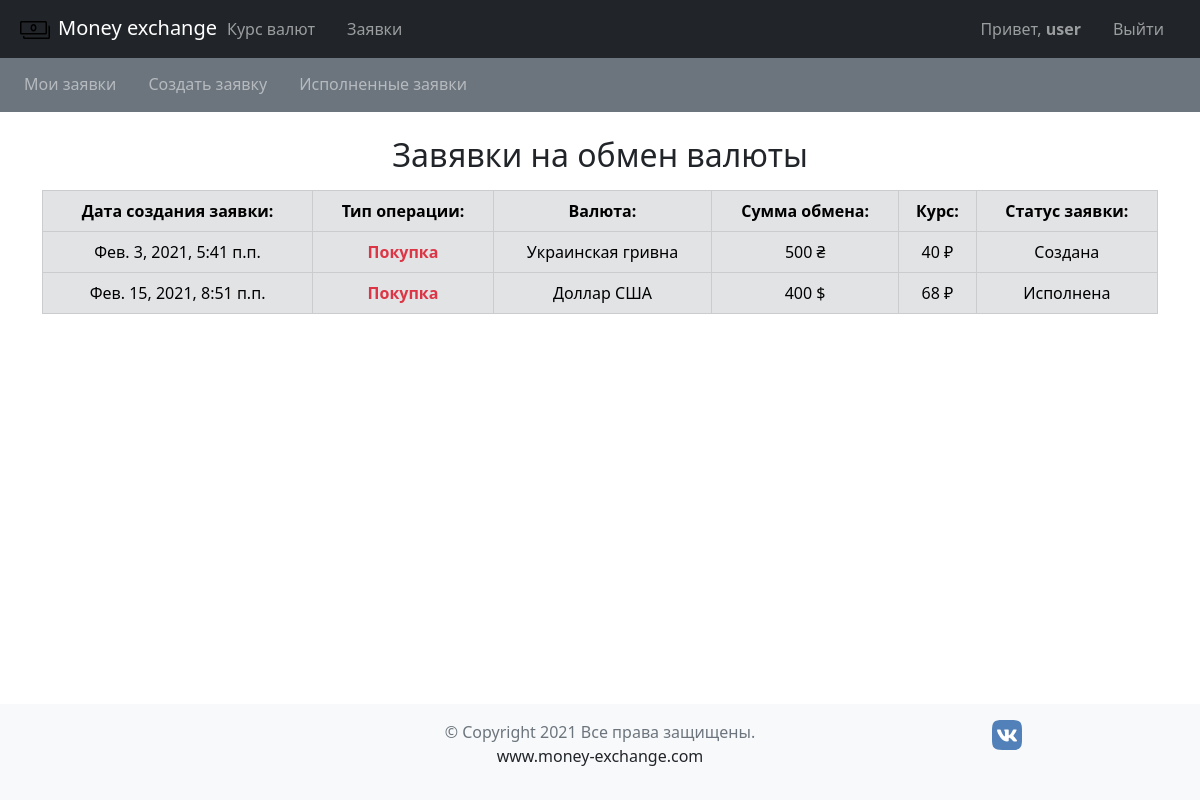
Screenshot of /orders/ (signed in) with the database file from the repository.
### users/models.py (models this page shows)
class User(AbstractUser):
    name_regex = RegexValidator(
        regex=r'^[a-zA-Zа-яА-Я]{2,20}$',
        message="Некорректное значение, используете буквы А-я, A-z"
        )
    phone_regex = RegexValidator(
        regex=r'^\+?1?\d{8,12}$',
        message="Некорректный номер телефона"
        )
    document_id_regex = RegexValidator(
        regex=r'^\d{7,15}$',
        message="Некорректный номер документа (7-15 цифр)"
        )
    first_name = models.CharField(
        verbose_name='Имя',
        max_length=20, blank=False,
        null=False, validators=[name_regex]
        )
    last_name = models.CharField(
        verbose_name='Фамилия',
        max_length=20, blank=False,
        null=False, validators=[name_regex]
        )
    phone_number = models.CharField(
        verbose_name='Номер телефона',
        unique=True, validators=[phone_regex],
        max_length=12, blank=False
        )
    document_id = models.CharField(
        validators=(document_id_regex,),
        verbose_name='Номер документа',
        unique=True, max_length=20
        )
    gender = models.CharField(
        verbose_name='Пол',
        choices=GEN_CHOICES, max_length=10, blank=False,
        null=False, default='Мужчина'
        )
    email = models.EmailField(
        unique=True, blank=False, null=False,
        )
    class Meta:
        verbose_name = 'Пользователь'
        verbose_name_plural = 'Пользователи'
        db_table = 'auth_user'

### orders/models.py (models this page shows, shortened)
class Operation(models.Model):
    order = models.OneToOneField(
        Order,
        on_delete=models.CASCADE,
        verbose_name='Заказ'
        )
    operator = models.ForeignKey(
        'users.User',
        on_delete=models.SET_NULL, null=True,
        verbose_name='Оператор'
        )
    rate = models.PositiveIntegerField(
        verbose_name='Курс валюты'
        )
    update_at = models.DateTimeField(
        auto_now=True,
        editable=False,
        verbose_name='Дата обработки заявки'
        )
    status = models.CharField(
        choices=OPERATION_STATUS,
        auto_created='created', max_length=20,
        verbose_name='Статус операции'
        )
    class Meta():
        verbose_name = 'Операция'
        verbose_name_plural = 'Операции'

class Order(models.Model):
    user = models.ForeignKey(
        'users.User',
        on_delete=models.SET_NULL, null=True,
        verbose_name='Пользователь'
        )
    currency = models.ForeignKey(
        'currency.Currency',
        on_delete=models.SET_NULL, null=True,
        verbose_name='Валюта'
        )
    amount = models.PositiveIntegerField(
        verbose_name='Сумма',
        )
    created_at = models.DateTimeField(
        auto_now_add=True,
        editable=False, verbose_name='Дата заявки'
        )
    operation_type = models.CharField(
        max_length=10,
        choices=TYPE_STATUS, verbose_name='Тип операции'
        )
    class Meta():
        verbose_name = 'Заказ'
        verbose_name_plural = 'Заказы'

### currency/models.py (models this page shows, shortened)
class Currency(models.Model):
    name = models.CharField(
        max_length=30, unique=True,
        verbose_name='Наименование'
        )
    short_name = models.CharField(
        max_length=20, unique=True,
        verbose_name='Короткое наименование'
        )
    symbol = models.CharField(
        max_length=20, unique=True,
        verbose_name='Символ'
        )
    rate_sell = models.FloatField(
        default=1, verbose_name='Курс продажи'
        )
    rate_buy = models.FloatField(
        default=1, verbose_name='Курс покупки')
    class Meta():
        verbose_name = 'Валюта'
        verbose_name_plural = 'Валюта'

### orders/views.py (the view)
# urls.py: path('', views.get_my_orders, name='get_my_orders'),
@login_required
def get_my_orders(request):
    operations = Operation.objects.filter(order__user=request.user.pk)
    return render(request, 'orders/my_orders.html', {'operations': operations})

### templates/orders/my_orders.html (shortened to what this page needs)
{% extends "base.html" %}
{% block content %}
{% include "inc/_ordersmenu.html" %}
<div class="container">
  <h2 class="mt-4 text-center">Завявки на обмен валюты</h2>
  <table class="table mt-3 table-secondary table-bordered text-center">
    <thead class="text-center">
      <tr>
        <th scope="col">Дата создания заявки:</th>
        <th scope="col">Тип операции:</th>
        <th scope="col">Валюта:</th>
        <th scope="col">Сумма обмена:</th>
        <th scope="col">Курс:</th>
        <th scope="col">Статус заявки:</th>
      </tr>
    </thead>
{% for operation in operations %}
  <tbody>
    <tr>
      <td>{{operation.order.created_at}}</td>
      <th class=
      {% if operation.order.operation_type == "Sell" %}
      'text-success'
      {% else %}
      'text-danger'
      {% endif %}
      >{{ operation.order.get_operation_type_display }}</th>
      <td>{{operation.order.currency.name}}</td>
      <td>{{operation.order.amount}} {{operation.order.currency.symbol}}</td>
      <td>{{operation.rate}} ₽</td>
      <td>{{operation.get_status_display}}</td>
    </tr>
  </tbody>
{% endfor %}
  </table>
</div>
{% endblock content %}

### templates/inc/_navbar.html (shortened to what this page needs)
  <nav class="navbar navbar-expand-md navbar-dark fixed-top bg-dark">
    <div class="container-fluid">
        <a class="navbar-brand" href=" {% url "index" %}">
          {% load static %}
          <img src="{% static "img/money.svg"%}"  height=30 width=30 class="mx-2 img-fluid">Money exchange
        </a>
      <div class="collapse navbar-collapse" id="navbarCollapse">
        <ul class="navbar-nav mb-2 mb-md-0 mx-2">
          <li class="nav-item mx-2">
            <a class="nav-link" href="{% url "currency_rate" %}">Курс валют</a>
          </li>
          {% if perms.orders.add_order %}
          <li class="nav-item mx-2">
            <a class="nav-link" href="{% url "get_my_orders" %}">Заявки</a>
          </li>
          {% endif %}
        </ul>
        <ul class="navbar-nav ms-auto mb-2 mb-md-0 mx-2">
          {% if user.is_authenticated %}
          <li class="nav-item mx-2">
            <a href="{% url "user_settings" %}" class="nav-link">Привет, <b> {{user.username}} </b></a>
          </li>
          <li class="nav-item mx-2">
            <a href="{% url "user_logout" %}" class="nav-link">Выйти</a>
          </li>
          {% else %}
          <li class="nav-item mx-2">
            <a href="{% url "signin" %}" class="nav-link">Авторизация</a>
          </li>
          {% endif %}
        </ul>
      </div>
    </div>
  </nav>

### rows the page displays
Operation: order.created_at "Фев. 3, 2021, 5:41 п.п.", order.operation_type "Покупка", order.currency.name "Украинская гривна", order.amount "500", order.currency.symbol "₴", rate "40", status "Создана"
Operation: order.created_at "Фев. 15, 2021, 8:51 п.п.", order.operation_type "Покупка", order.currency.name "Доллар США", order.amount "400", order.currency.symbol "$", rate "68", status "Исполнена"

### other values shown
{{ user.username }} "user"
